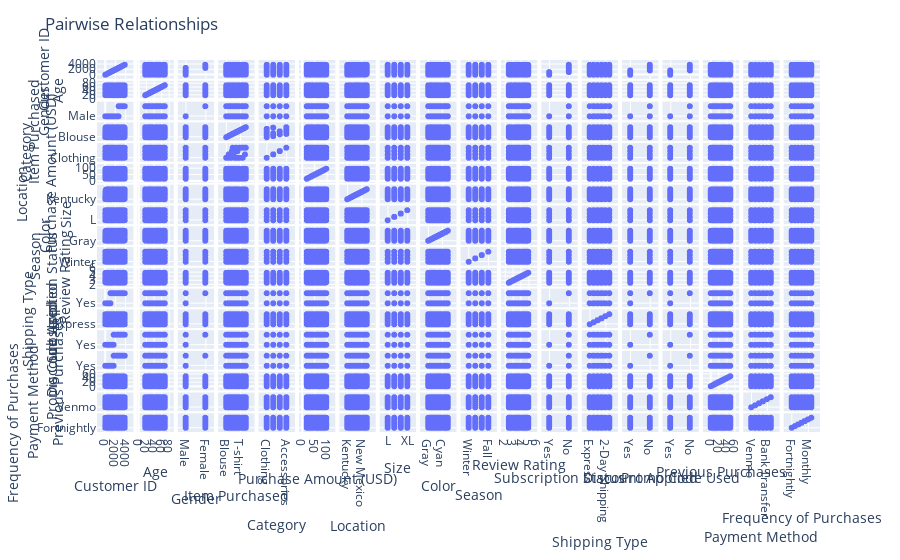

The notebook cell this image was saved under:
### Code cell
#pairwise relationships
fig = px.scatter_matrix(df)
fig.update_layout(title='Pairwise Relationships')

### Figure 1 — Plotly figure (JSON) as saved in the notebook; plotly's stock layout.template omitted (floating-point values rounded to 4 significant figures; data arrays with more than 128 entries replaced by an {"elided": "..."} marker saying what was removed)
{"data": [{"dimensions": [{"axis": {"matches": true}, "label": "Customer ID", "values": {"elided": "3900 int values"}}, {"axis": {"matches": true}, "label": "Age", "values": {"elided": "3900 int values"}}, {"axis": {"matches": true}, "label": "Gender", "values": {"elided": "3900 str values"}}, {"axis": {"matches": true}, "label": "Item Purchased", "values": {"elided": "3900 str values"}}, {"axis": {"matches": true}, "label": "Category", "values": {"elided": "3900 str values"}}, {"axis": {"matches": true}, "label": "Purchase Amount (USD)", "values": {"elided": "3900 int values"}}, {"axis": {"matches": true}, "label": "Location", "values": {"elided": "3900 str values"}}, {"axis": {"matches": true}, "label": "Size", "values": {"elided": "3900 str values"}}, {"axis": {"matches": true}, "label": "Color", "values": {"elided": "3900 str values"}}, {"axis": {"matches": true}, "label": "Season", "values": {"elided": "3900 str values"}}, {"axis": {"matches": true}, "label": "Review Rating", "values": {"elided": "3900 float values"}}, {"axis": {"matches": true}, "label": "Subscription Status", "values": {"elided": "3900 str values"}}, {"axis": {"matches": true}, "label": "Shipping Type", "values": {"elided": "3900 str values"}}, {"axis": {"matches": true}, "label": "Discount Applied", "values": {"elided": "3900 str values"}}, {"axis": {"matches": true}, "label": "Promo Code Used", "values": {"elided": "3900 str values"}}, {"axis": {"matches": true}, "label": "Previous Purchases", "values": {"elided": "3900 int values"}}, {"axis": {"matches": true}, "label": "Payment Method", "values": {"elided": "3900 str values"}}, {"axis": {"matches": true}, "label": "Frequency of Purchases", "values": {"elided": "3900 str values"}}], "hovertemplate": "%{xaxis.title.text}=%{x}<br>%{yaxis.title.text}=%{y}<extra></extra>", "legendgroup": "", "marker": {"color": "#636efa", "symbol": "circle"}, "name": "", "showlegend": false, "type": "splom"}], "layout": {"dragmode": "select", "legend": {"tracegroupgap": 0}, "margin": {"t": 60}, "title": {"text": "Pairwise Relationships"}}}
